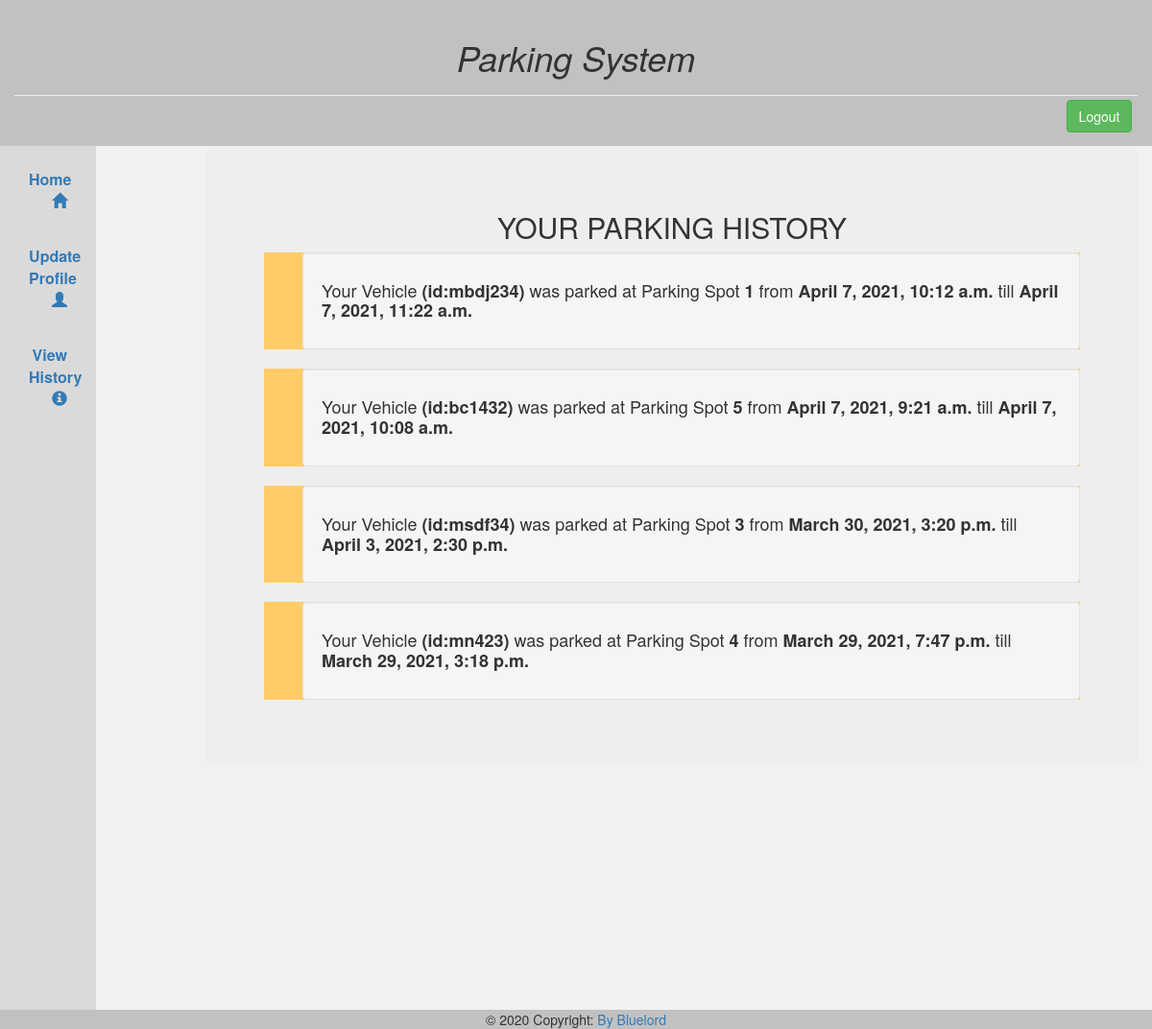
Page /parkhistory (signed in) on the committed database.
### parking/models.py (models this page shows, shortened)
class ParkingInfo(models.Model):
    userid= models.ForeignKey(settings.AUTH_USER_MODEL, on_delete=models.CASCADE)
    slotid= models.ForeignKey(ParkingSpot,on_delete=models.CASCADE)
    stime= models.DateTimeField()
    etime = models.DateTimeField(null=True,blank=True)
    vehicleid=models.CharField(max_length=50)
    isactive=models.BooleanField()
    notifid=models.IntegerField()

class ParkingSpot(models.Model):
    isoccupied = models.BooleanField()
    directions = models.TextField(max_length=150)
    destination=models.CharField(max_length=30,null=True,blank=True)

### parking/views.py (the view)
# urls.py: path('parkhistory',views.parkhistory,name='parkhistory'),
def parkhistory(request):
    uid=request.user
    histry=ParkingInfo.objects.filter(userid=uid).order_by('-id')
    return render(request,'uhistory.html',{'histry':histry})

### templates/uhistory.html (shortened to what this page needs)
{% extends 'mainbase.html' %}
{% block content %}
<div class="jumbotron ">
<h2> YOUR PARKING HISTORY</h2>
<div class="text-left">
{% for i in histry%}
<ul style="list-style:none; background-color:rgb(255, 204, 102);">
    <li class="well"><h4>   Your Vehicle <strong>(id:{{i.vehicleid}})</strong> was parked at Parking Spot <strong>{{i.slotid.id}} </strong>from  <strong>{{i.stime}}  </strong>{% if i.etime != None%}
     till <strong>  {{i.etime}}</strong>
    {% endif %}</h4></li>
    </ul>
{% endfor %}
</div>
</div>
{% endblock %}

### templates/mainbase.html (style rules this page uses)
body { background-color: #f1f1f1;; }

### rows in the picture
ParkingInfo: vehicleid "mbdj234", slotid.id "1", stime "April 7, 2021, 10:12 a.m.", etime "April 7, 2021, 11:22 a.m."
ParkingInfo: vehicleid "bc1432", slotid.id "5", stime "April 7, 2021, 9:21 a.m.", etime "April 7, 2021, 10:08 a.m."
ParkingInfo: vehicleid "msdf34", slotid.id "3", stime "March 30, 2021, 3:20 p.m.", etime "April 3, 2021, 2:30 p.m."
ParkingInfo: vehicleid "mn423", slotid.id "4", stime "March 29, 2021, 7:47 p.m.", etime "March 29, 2021, 3:18 p.m."
